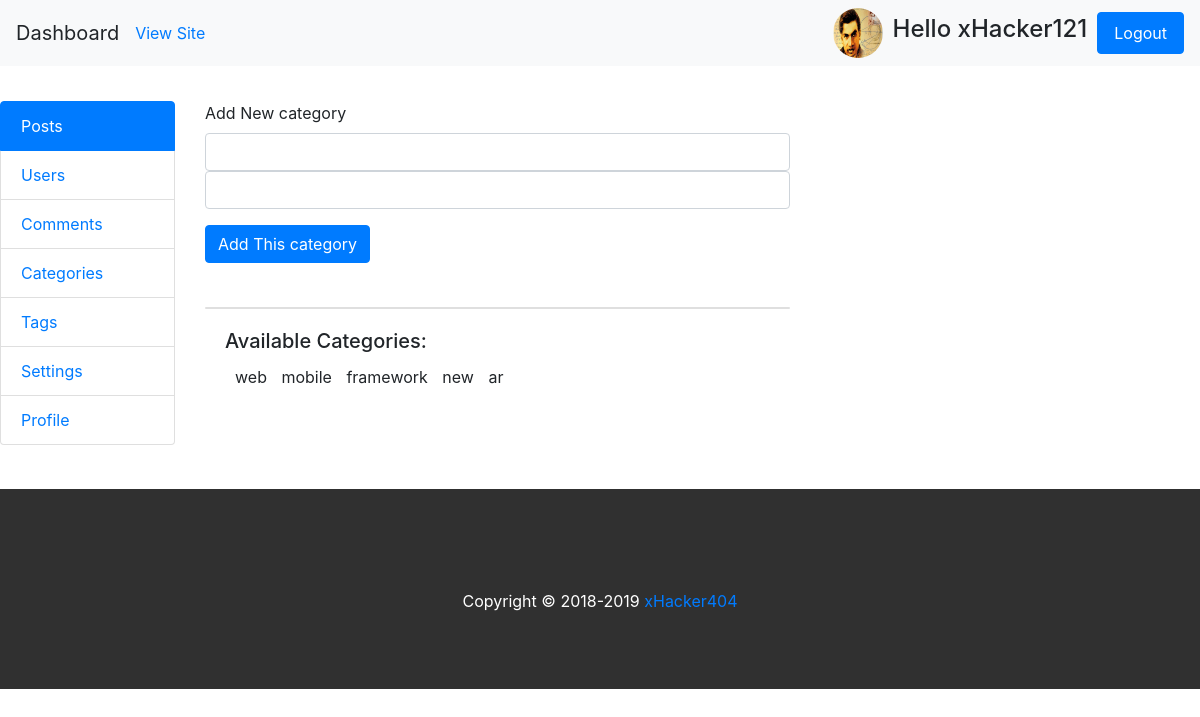
Screenshot of /backend/categories/ (signed in) with the database file from the repository.
### accounts/models.py (models this page shows, shortened)
class UserProfileInfo(models.Model):
    user = models.OneToOneField(User,on_delete=models.CASCADE)
    portfolio = models.URLField(blank=True)
    profile_pic = models.ImageField(upload_to='profile_pics', blank=True)

### blog/models.py (models this page shows, shortened)
class Category(models.Model):
    text = models.CharField(max_length=100, unique=True)
    slug = models.CharField(max_length=100, unique=True)

### backend/views.py (the view)
# urls.py: path('categories/', views.categories, name='categories'),
@login_required
def categories(request):
    categories = Category.objects.all()
    my_dict = {'taxonomy':'category', 'categories':categories}
    return render(request, 'backend/taxonomy.html', context=my_dict)

### blog/context_processors.py (called while the page is built)
def post_widget(request):
    all_posts = Post.objects.filter(status='published').order_by('published_date')
    years = []
    tags = Tag.objects.all()
    categories = Category.objects.all()
    for post in all_posts :
        year = post.published_date.year
        if year not in years:
            years.append(year)
    return {
    'all_posts':all_posts,
    'years':years,
    'tags':tags,
    'categories':categories
    }

def site_settings(request):
    settings = BlogSettings.objects.get(id=1)
    site_icon = settings.site_icon
    site_logo = settings.site_logo
    site_title = settings.site_title
    tagline = settings.tagline
    keywords = settings.keywords
    description = settings.description
    post_per_page = settings.post_per_page
    return {
    'site_icon':site_icon,
    'site_logo':site_logo,
    'site_title':site_title,
    'tagline':tagline,
    'keywords':keywords,
    'description':description,
     'post_per_page':post_per_page
    }

def user_profile_info(request):
    profile_pic = ""
    if request.method == 'GET':
        if(request.user.is_authenticated):
            current_user = request.user
            logged_in_user = UserProfileInfo.objects.get(user=current_user)
            profile_pic = logged_in_user.profile_pic
    return{
    'profile_pic':profile_pic
    }

### templates/backend/taxonomy.html (shortened to what this page needs)
<!DOCTYPE html>
{% extends 'backend/base.html'%}
{% block content %}
<div class="col-md-6">
		<div class="post">
			 <div class="form-group">
				 {% if taxonomy == 'category' %}
				 <form action="{% url 'backend:add_new_category' %}" method="POST" >
				 {% else %}
				 <form action="{% url 'backend:add_new_tag' %}" method="POST" >
				 {% endif %}
					<label for="new_tag">Add New {{taxonomy}}</label>
					<input type="text" class="form-control"  name="text" id="new_tag">
					<input type="text" class="form-control" name="slug" >
				</div>
				<button type="submit" class="btn btn-primary">Add This {{taxonomy}} </button>
		<div class="card" style="margin-top: 44px;">
		</div>
		<div class="card-body">
				{% if taxonomy == 'category' %}
				<h2 class="card-title" style="font-size:20px;">Available Categories:</h2>
				<ul>
						{% for category in categories %}
						<li>{{category.text }}</li>
						{% endfor %}
				</ul>
				{% endif %}
		</div>
		</div>
</div>
<div class="col-md-2">
</div>
</div>
{% endblock %}

### templates/backend/base.html (shortened to what this page needs)
<!DOCTYPE html>
{% load staticfiles %}
<html lang="us">
<head>
	<link href="{% static "css/bootstrap.min.css" %}"rel="stylesheet" type="text/css">
	<link href="{% static "css/jquery-ui.css" %}" rel="stylesheet">
	<link type="text/css" rel="stylesheet" href="https://cdn.jsdelivr.net/jquery.jssocials/1.4.0/jssocials.css" />
	<link type="text/css" rel="stylesheet" href="https://cdn.jsdelivr.net/jquery.jssocials/1.4.0/jssocials-theme-classic.css"/>
	<link rel="stylesheet" href="https://cdnjs.cloudflare.com/ajax/libs/font-awesome/4.7.0/css/font-awesome.min.css">
	<link href="https://cdnjs.cloudflare.com/ajax/libs/summernote/0.8.11/summernote-bs4.css" rel="stylesheet">
	<link href="{% static "css/style.css" %}" rel="stylesheet" type="text/css">
</head>
<body>
    <div class="fluid-container">
    <div class="row">
        <div class="col-md-12">
            <nav class="navbar navbar-expand-lg navbar-light bg-light fixed-top">
              <a class="navbar-brand">Dashboard</a>
							<a target="_blank" href="{% url 'index' %}">View Site</a>
              <div class="collapse navbar-collapse" id="navbarSupportedContent">
                <form class="form-inline my-2 my-lg-0">
                  <img src="/media/{{profile_pic}}" width="50px;" height="50px;" class="profile-icon">
									<h2 style="font-size:24px; padding-left:10px; padding-right:10px"> Hello {{user.username }} </h2>
									<a class="nav-link btn btn-primary" href="{% url 'accounts:logout' %}" >Logout</a>
                </form>
              </div>
         </nav>
        </div>
    </div>
        <div class="row" style="margin-top:100px ">
            <div class="col-md-2" id="left-sidebar">
                <div class="list-group">
                    {% if user.is_staff and user.is_superuser %}
										<a href="{% url 'backend:posts'%}" class="list-group-item active">Posts</a>
                    <a href="{% url 'backend:users'%}" class="list-group-item ">Users</a>
                    <a href="{% url 'backend:comments'%}" class="list-group-item ">Comments</a>
                    <a href="{% url 'backend:categories'%}" class="list-group-item ">Categories</a>
                    <a href="{% url 'backend:tags'%}" class="list-group-item ">Tags</a>
										<a href="{% url 'backend:settings'%}" class="list-group-item ">Settings</a>
                    <a href="{% url 'backend:profile'%}" class="list-group-item ">Profile</a>
										{% endif %}
                </div>
            </div>
      	{% block content %}
				{% endblock %}
        </div>
    <div class="row">
            <div class="col-md-12">
                <footer>
                    Copyright &copy; 2018-2019 <a href="#">xHacker404</a>
                </footer>
            </div>
    </div>
</body>
</html>

### static/css/style.css (style rules this page uses)
.post:first-child { margin-top:0px; }
.post { margin-top:40px; }
.post ul { padding: 0; }
.post ul li { list-style: none; display: inline; margin-left:10px; }
.profile-icon { border-radius:50%; }
footer { background:#303030; color:white; text-align: center; padding:100px; height:200px; margin-top:44px; }

### templates/backend/base.html (style rules this page uses)
a.btn { color:white; }

### rows the page displays
UserProfileInfo: profile_pic (picture)
Category: text "web"
Category: text "mobile"
Category: text "framework"
Category: text "new"
Category: text "ar"

### other values shown
{{ user.username }} "xHacker121"
{{ taxonomy }} "category"
